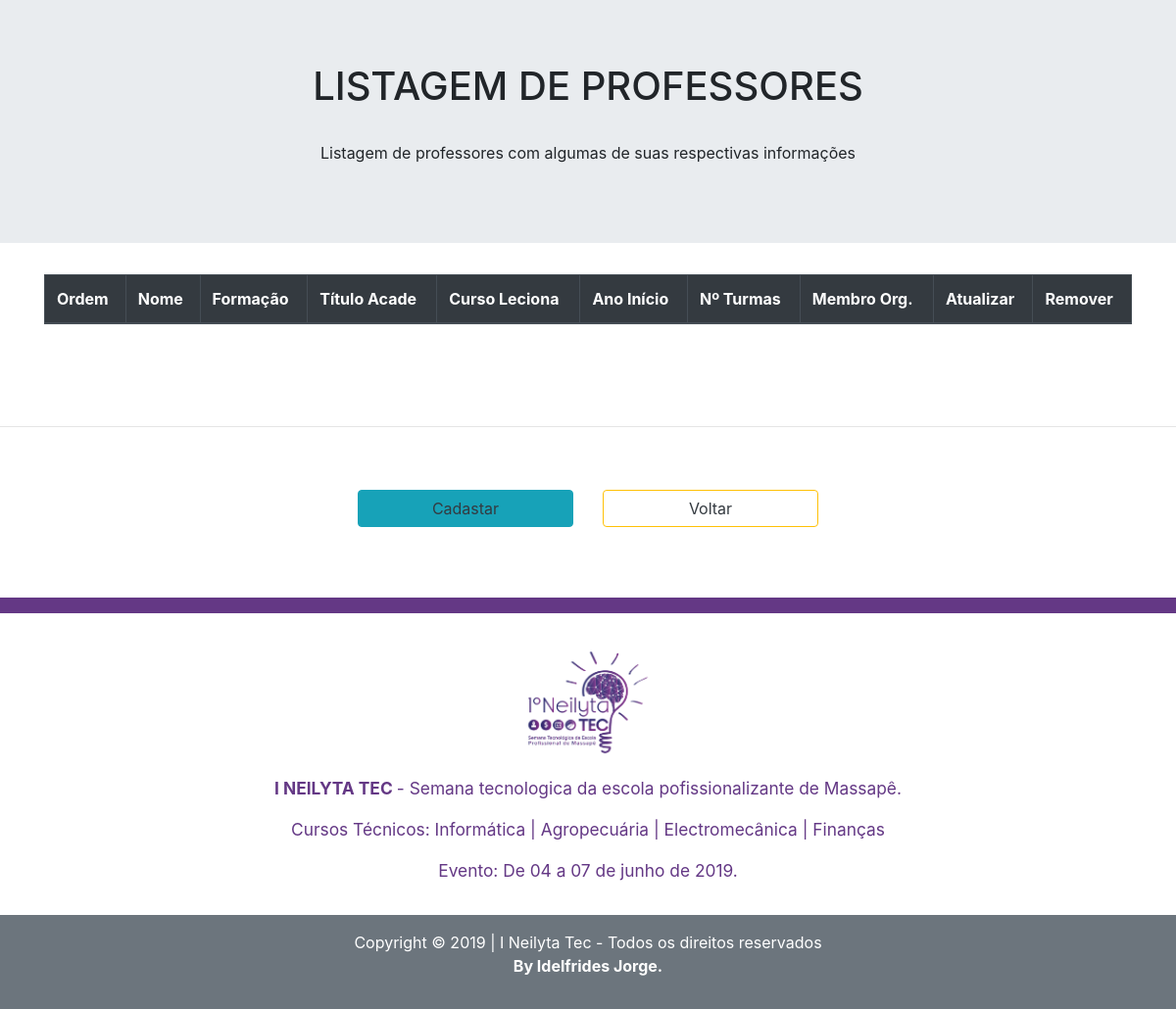
Page /listar_prof/ on the earlier database version.
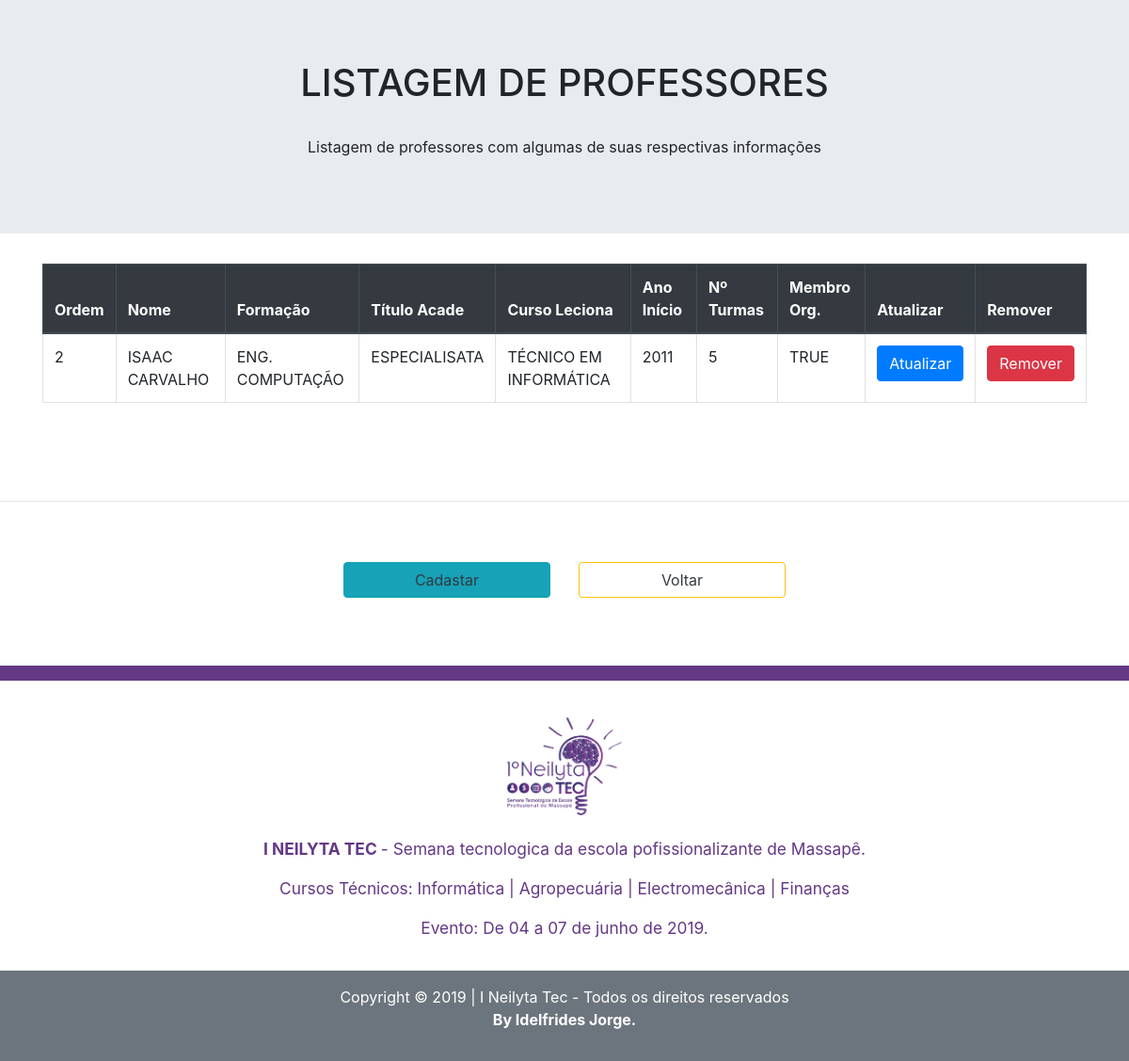
Same page on the later database version.
### app_neilytaTec1/models.py (models this page shows, shortened)
class Professores(models.Model):
    nome_Prof = models.CharField(max_length=100)
    formacao = models.CharField(
        max_length=100,
        default='Eng. Computação'
    )
    titulo_Academico = models.CharField(
        max_length=30,
        choices=PROF_TITLE_CHOICE
    )
    curso_Leciona = models.ForeignKey(
        Cursos,
        on_delete=models.CASCADE
    )
    ano_Inicio = models.CharField(max_length=4)
    turmas = models.IntegerField()
    membro_Organizacao = models.BooleanField(default=True)
    class Meta:
        verbose_name_plural = 'Professores'

class Cursos(models.Model):
    nome_Curso = models.CharField(
        max_length=30,
        choices=COURSES_CHOICE
    )
    data_Inicio = models.DateField()
    num_Alunos = models.IntegerField()
    num_Prof = models.IntegerField()
    alunos_Formados = models.IntegerField()
    descricao = models.TextField()
    def __str__(self):
        return '%s' % (self.nome_Curso)
    class Meta:
        verbose_name_plural = 'Cursos'

### app_neilytaTec1/views.py (the view)
# urls.py: path('listar_prof/', listarProf, name='go2listarprof'),
def listarProf(request):
    dadosProf = {}
    dadosProf['info'] = 'Listagem de professores com  algumas de suas respectivas informações'
    dadosProf['professores'] = Professores.objects.all()
    return render(request,
        'app_neilytaTec1/listarProf.html',
        dadosProf
    )

### app_neilytaTec1/templates/app_neilytaTec1/listarProf.html (shortened to what this page needs)
<!DOCTYPE html>
<html lang="pt-bt">
<head>
    <link rel="stylesheet" href="https://stackpath.bootstrapcdn.com/bootstrap/4.3.1/css/bootstrap.min.css">
</head>
<body>
    <div class="jumbotron jumbotron-fluid">
        <h1 style="text-transform: uppercase; text-align: center">Listagem de Professores</h1><br>
        <p class="text-center display-5">{{ info }}</p>
    </div>
    <div class="table-responsive container">
        <table class="table table-hover table-bordered">
            <thead class="thead-dark">
                <tr>
                    <th>Ordem</th>
                    <th>Nome</th>
                    <th>Formação</th>
                    <th>Título Acade</th>
                    <th>Curso Leciona</th>
                    <th>Ano Início</th>
                    <th>Nº Turmas</th>
                    <th>Membro Org. </th>
                    <th>Atualizar</th>
                    <th>Remover</th>
                </tr>
            </thead>
            <tbody>
                {% for prof in professores %}
                <tr class="text-uppercase">
                    <td>{{ prof.id }}</td>
                    <td>{{ prof.nome_Prof }}</td>
                    <td>{{ prof.formacao }}</td>
                    <td>{{ prof.titulo_Academico }}</td>
                    <td>{{ prof.curso_Leciona }}</td>
                    <td>{{ prof.ano_Inicio }}</td>
                    <td>{{ prof.turmas }}</td>
                    <td>{{ prof.membro_Organizacao }}</td>
                    <td>
                        <a href="{% url 'url_update' 1 prof.id %}"><button type="button" class="btn btn-primary">Atualizar</button></a>
                    </td>
                    <td>
                        <a href="{% url 'url_remove' 1  prof.id %}"><button type="button" class="btn btn-danger">Remover</button></a>
                    </td>
                </tr>
                {% endfor %}
            </tbody>
        </table>
    </div>
    <br><br><br>
    <hr>
    <br><br>
    <div class="row w-50 mx-auto">
        <a href="{% url 'go2create' 1 %}" class="ml-auto mr-0 col-5">
           <button type="button" class="btn btn-info text-dark w-100">Cadastar</button>
        </a>
        <a href="{% url 'url_listagem' %}" class="mr-auto ml-0 col-5">
           <button type="button" class="btn btn-outline-warning text-dark w-100">Voltar</button>
        </a>
    </div>
    <br><br><br>
     <div class="py-2" style="background-color:#643885;"></div>
    <section class="text-white text-weight-bold text-center">
        <div class="py-3" style="color:#643885; font-size:13pt;">
            <a href="{% url 'url_home' %}"><img src="../media/images/Logo-Ev-EEEP.png" width="150" class="m-0 p-0"></a>
            <p><strong> I NEILYTA TEC </strong> - Semana tecnologica da escola pofissionalizante de Massapê.</p>
            <p>Cursos Técnicos: Informática | Agropecuária | Electromecânica | Finanças</p>
            <p>Evento: De 04 a 07 de junho de 2019.</p>
        </div>
        <footer class="bg-secondary py-3">
            <p>Copyright &copy; 2019 | I Neilyta Tec - Todos os direitos reservados <br><strong> By Idelfrides Jorge.</strong></p>
        </footer>
    </section>
</body>
</html>

Differences in the rows shown:
added Professores: id "2", nome_Prof "ISAAC CARVALHO", formacao "ENG. COMPUTAÇÃO", titulo_Academico "ESPECIALISATA", curso_Leciona "TÉCNICO EM INFORMÁTICA", ano_Inicio "2011", turmas "5", membro_Organizacao "TRUE"
